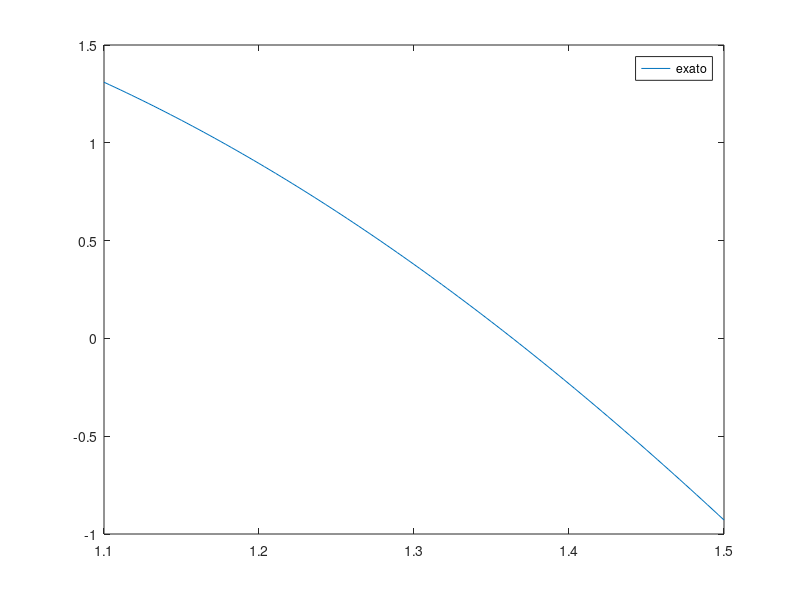

Source code (MATLAB):
clc;clear;close all force;

load ex45;
%diff gradient

dy_diff = diff(y)./diff(x);
xm = (x(1:end-1)-x(2:end))/2

h=x(2)-x(1);
dy_grad=gradient(y,h);
dy_grad2=gradient(y)./gradient(x);

df_ex=@(x) (1-x.^2).*sin(x)+3*x.*cos(x);
figure
fplot(df_ex,[min(x) max(x)]);hold on;
legend('exato','diff','grad','grad2');
